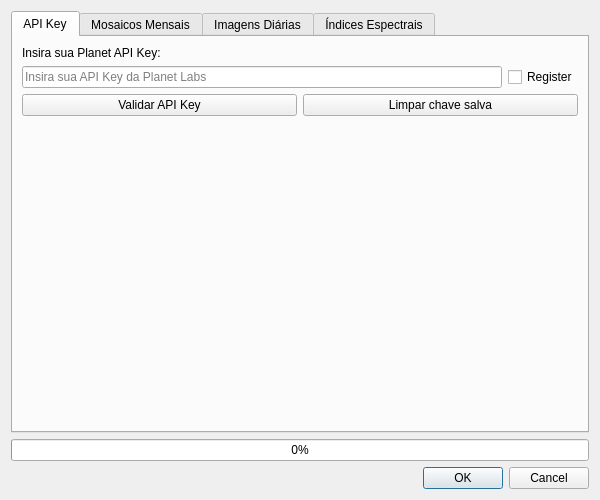
<?xml version="1.0" encoding="UTF-8"?>
<ui version="4.0">
 <class>PlanetPluginDialogBase</class>
 <widget class="QDialog" name="PlanetPluginDialogBase">
  <property name="geometry">
   <rect>
    <x>0</x>
    <y>0</y>
    <width>600</width>
    <height>500</height>
   </rect>
  </property>
  <property name="windowTitle">
   <string>Catalog Prog. Brasil Mais - SCCON/Planet</string>
  </property>
  <layout class="QVBoxLayout" name="verticalLayout">
   <item>
    <widget class="QTabWidget" name="tabWidget">
     <property name="currentIndex">
      <number>0</number>
     </property>
     <widget class="QWidget" name="apiTab">
      <attribute name="title">
       <string>API Key</string>
      </attribute>
      <layout class="QVBoxLayout" name="verticalLayout_2">
       <item>
        <widget class="QLabel" name="label">
         <property name="text">
          <string>Insira sua Planet API Key:</string>
         </property>
        </widget>
       </item>
        <item>
        <layout class="QHBoxLayout" name="apiKeyLayout">
            <item>
            <widget class="QLineEdit" name="apiKeyLineEdit">
                <property name="echoMode">
                <enum>QLineEdit::Password</enum>
                </property>
                <property name="placeholderText">
                <string>Insira sua API Key da Planet Labs</string>
                </property>
            </widget>
            </item>
            <item>
            <widget class="QCheckBox" name="registerCheckBox">
                <property name="text">
                <string>Register</string>
                </property>
            </widget>
            </item>
        </layout>
        </item>
       <item>
        <layout class="QHBoxLayout" name="apiKeyButtonsLayout">
         <item>
          <widget class="QPushButton" name="validateButton">
           <property name="text">
            <string>Validar API Key</string>
           </property>
          </widget>
         </item>
         <item>
          <widget class="QPushButton" name="clearApiKeyButton">
           <property name="text">
            <string>Limpar chave salva</string>
           </property>
          </widget>
         </item>
        </layout>
       </item>
       <item>
        <spacer name="verticalSpacer">
         <property name="orientation">
          <enum>Qt::Vertical</enum>
         </property>
         <property name="sizeHint" stdset="0">
          <size>
           <width>20</width>
           <height>40</height>
          </size>
         </property>
        </spacer>
       </item>
      </layout>
     </widget>
     <widget class="QWidget" name="monthlyTab">
      <attribute name="title">
       <string>Mosaicos Mensais</string>
      </attribute>
      <layout class="QVBoxLayout" name="verticalLayout_3">
       <item>
        <widget class="QLabel" name="label_2">
         <property name="text">
          <string>Selecione o período para os mosaicos mensais:</string>
         </property>
        </widget>
       </item>
       <item>
        <layout class="QHBoxLayout" name="dateRangeLayout">
         <item>
          <widget class="QLabel" name="monthlyStartLabel">
           <property name="text">
            <string>Data inicial:</string>
           </property>
          </widget>
         </item>
         <item>
          <widget class="QDateEdit" name="monthlyStartDateEdit">
           <property name="displayFormat">
            <string>MM/yyyy</string>
           </property>
          </widget>
         </item>
         <item>
          <widget class="QLabel" name="monthlyEndLabel">
           <property name="text">
            <string>Data final (opcional):</string>
           </property>
          </widget>
         </item>
         <item>
          <widget class="QDateEdit" name="monthlyEndDateEdit">
           <property name="displayFormat">
            <string>MM/yyyy</string>
           </property>
           <property name="calendarPopup">
            <bool>true</bool>
           </property>
          </widget>
         </item>
        </layout>
       </item>
       <item>
        <widget class="QCheckBox" name="endDateCheckBox">
         <property name="text">
          <string>Usar data final (desmarque para carregar até o último mosaico disponível)</string>
         </property>
         <property name="checked">
          <bool>true</bool>
         </property>
        </widget>
       </item>
       <item>
        <widget class="QPushButton" name="loadMonthlyButton">
         <property name="text">
          <string>Carregar Mosaicos Mensais</string>
         </property>
        </widget>
       </item>
       <item>
        <spacer name="verticalSpacer_2">
         <property name="orientation">
          <enum>Qt::Vertical</enum>
         </property>
         <property name="sizeHint" stdset="0">
          <size>
           <width>20</width>
           <height>40</height>
          </size>
         </property>
        </spacer>
       </item>
      </layout>
     </widget>
     <widget class="QWidget" name="dailyTab">
      <attribute name="title">
       <string>Imagens Diárias</string>
      </attribute>
      <layout class="QVBoxLayout" name="verticalLayout_4">
       <item>
        <widget class="QLabel" name="label_4">
         <property name="text">
          <string>Área de interesse:</string>
         </property>
        </widget>
       </item>
       <item>
        <layout class="QHBoxLayout" name="horizontalLayout">
         <item>
          <widget class="QLineEdit" name="bboxLineEdit">
           <property name="placeholderText">
            <string>min_lon,min_lat,max_lon,max_lat</string>
           </property>
          </widget>
         </item>
         <item>
          <widget class="QPushButton" name="currentExtentButton">
           <property name="text">
            <string>Usar Extensão Atual</string>
           </property>
          </widget>
         </item>
        </layout>
       </item>
       <item>
        <layout class="QHBoxLayout" name="horizontalLayout_2">
         <item>
          <widget class="QLabel" name="label_5">
           <property name="text">
            <string>Data inicial:</string>
           </property>
          </widget>
         </item>
         <item>
          <widget class="QDateEdit" name="dailyStartDateEdit"/>
         </item>
         <item>
          <widget class="QLabel" name="label_6">
           <property name="text">
            <string>Data final:</string>
           </property>
          </widget>
         </item>
         <item>
          <widget class="QDateEdit" name="dailyEndDateEdit"/>
         </item>
        </layout>
       </item>
       <item>
        <layout class="QHBoxLayout" name="horizontalLayout_3">
         <item>
          <widget class="QLabel" name="label_7">
           <property name="text">
            <string>Cobertura de nuvens:</string>
           </property>
          </widget>
         </item>
         <item>
          <widget class="QComboBox" name="dailyCloudComboBox"/>
         </item>
        </layout>
       </item>
       <item>
        <widget class="QPushButton" name="loadDailyButton">
         <property name="text">
          <string>Pesquisar Imagens</string>
         </property>
        </widget>
       </item>
       <item>
        <widget class="QListWidget" name="resultsListWidget">
         <property name="selectionMode">
          <enum>QAbstractItemView::SingleSelection</enum>
         </property>
        </widget>
       </item>
      </layout>
     </widget>
    <widget class="QWidget" name="ndviTab">
    <attribute name="title">
    <string>Índices Espectrais</string>
    </attribute>
    <layout class="QVBoxLayout" name="verticalLayout_5">
    <item>
        <widget class="QLabel" name="label_8">
        <property name="text">
        <string>Selecione o índice e o período para visualização:</string>
        </property>
        </widget>
    </item>
    <item>
        <layout class="QHBoxLayout" name="horizontalLayout_ndvi">
        <item>
        <widget class="QLabel" name="indexLabel">
        <property name="text">
            <string>Índice:</string>
        </property>
        </widget>
        </item>
        <item>
        <widget class="QComboBox" name="indexComboBox"/>
        </item>
        </layout>
    </item>
    <item>
        <layout class="QHBoxLayout" name="indexDateRangeLayout">
        <item>
        <widget class="QLabel" name="indexStartLabel">
        <property name="text">
            <string>Data inicial:</string>
        </property>
        </widget>
        </item>
        <item>
        <widget class="QDateEdit" name="indexStartDateEdit">
        <property name="displayFormat">
            <string>MM/yyyy</string>
        </property>
        </widget>
        </item>
        <item>
        <widget class="QLabel" name="indexEndLabel">
        <property name="text">
            <string>Data final:</string>
        </property>
        </widget>
        </item>
        <item>
        <widget class="QDateEdit" name="indexEndDateEdit">
        <property name="displayFormat">
            <string>MM/yyyy</string>
        </property>
        </widget>
        </item>
        </layout>
    </item>
    <item>
        <widget class="QCheckBox" name="indexEndDateCheckBox">
        <property name="text">
        <string>Usar data final (desmarque para carregar apenas um mês)</string>
        </property>
        <property name="checked">
        <bool>true</bool>
        </property>
        </widget>
    </item>
    <item>
        <widget class="QPushButton" name="loadNdviButton">
        <property name="text">
        <string>Carregar Índices Espectrais</string>
        </property>
        </widget>
    </item>
    <item>
        <spacer name="verticalSpacer_3">
        <property name="orientation">
        <enum>Qt::Vertical</enum>
        </property>
        <property name="sizeHint" stdset="0">
        <size>
        <width>20</width>
        <height>40</height>
        </size>
        </property>
        </spacer>
    </item>
    </layout>
    </widget>
    </widget>
   </item>
   <item>
    <widget class="QProgressBar" name="progressBar">
     <property name="value">
      <number>0</number>
     </property>
    </widget>
   </item>
   <item>
    <widget class="QDialogButtonBox" name="button_box">
     <property name="orientation">
      <enum>Qt::Horizontal</enum>
     </property>
     <property name="standardButtons">
      <set>QDialogButtonBox::Cancel|QDialogButtonBox::Ok</set>
     </property>
    </widget>
   </item>
  </layout>
 </widget>
 <resources/>
 <connections>
  <connection>
   <sender>button_box</sender>
   <signal>accepted()</signal>
   <receiver>PlanetPluginDialogBase</receiver>
   <slot>accept()</slot>
   <hints>
    <hint type="sourcelabel">
     <x>20</x>
     <y>20</y>
    </hint>
    <hint type="destinationlabel">
     <x>20</x>
     <y>20</y>
    </hint>
   </hints>
  </connection>
  <connection>
   <sender>button_box</sender>
   <signal>rejected()</signal>
   <receiver>PlanetPluginDialogBase</receiver>
   <slot>reject()</slot>
   <hints>
    <hint type="sourcelabel">
     <x>20</x>
     <y>20</y>
    </hint>
    <hint type="destinationlabel">
     <x>20</x>
     <y>20</y>
    </hint>
   </hints>
  </connection>
 </connections>
</ui>
